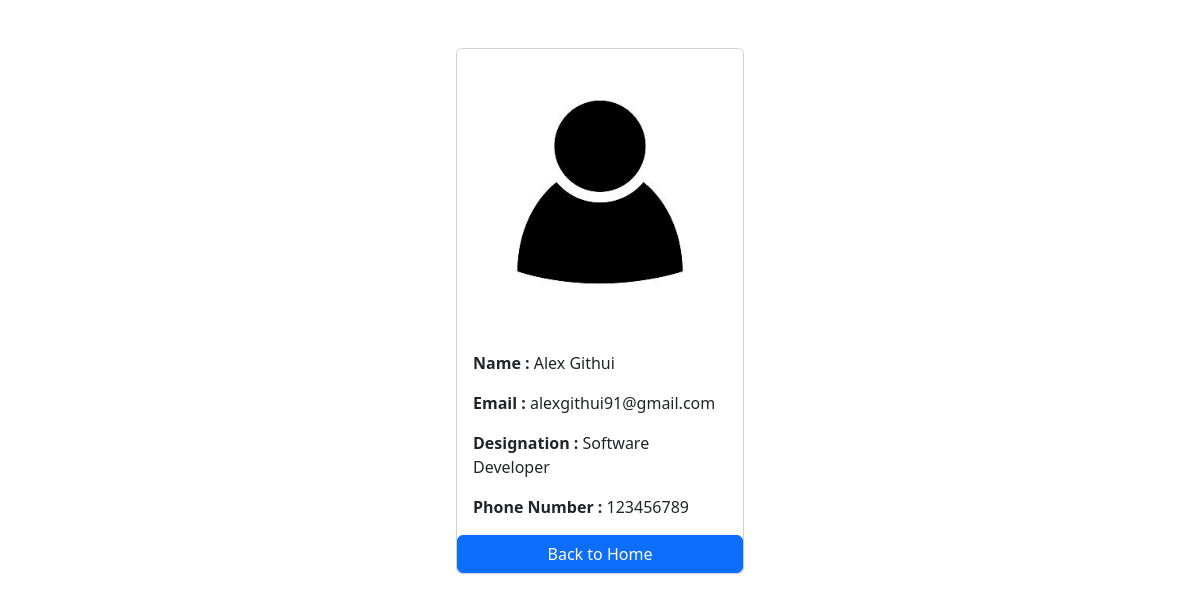
Screenshot of /employees/profile/1/ with the database file from the repository.
### employees/models.py (models this page shows)
class Employee(models.Model):
    first_name = models.CharField(max_length=100)
    last_name = models.CharField(max_length=100)
    photo = models.ImageField(upload_to="images")
    designation = models.CharField(max_length=100)
    email_address = models.EmailField(max_length=100, unique=True)
    phone_number = models.CharField(max_length=15, blank=True)
    created_date = models.DateTimeField(auto_now_add=True)
    updated_at = models.DateTimeField(auto_now=True)
    def __str__(self):
        return f"{self.first_name} {self.last_name}"

### employees/views.py (the view)
# urls.py: path("profile/<int:id>/", views.employee_detail, name="employee_detail"),
def employee_detail(request, id):
    employee = get_object_or_404(Employee, pk=id)
    context = {
        "employee": employee,
    }
    return render(request, "employee_detail.html", context)

### templates/employee_detail.html (shortened to what this page needs)
{% load static %}
<!DOCTYPE html>
<html lang="en">
<head>
    <link href="https://cdn.jsdelivr.net/npm/bootstrap@5.3.2/dist/css/bootstrap.min.css" rel="stylesheet">
    <link rel="stylesheet" href="{% static 'css/style.css' %}">
</head>
<body>
    <div class="container pt-5">
        <div class="card mx-auto" style="width: 18rem;">
            <img class="card-img-top" src="{{ employee.photo.url }}" alt="Employee Photo">
            <div class="card-body">
              <p class="card-text"><strong>Name : </strong>{{ employee }}</p>
              <p class="card-text"><strong>Email : </strong>{{ employee.email_address }}</p>
              <p class="card-text"><strong>Designation : </strong>{{ employee.designation }}</p>
              <p class="card-text"><strong>Phone Number : </strong>{{ employee.phone_number }}</p>
            </div>
            <a href="{% url 'home' %}" class="btn btn-primary">Back to Home</a>
          </div>
    </div>
</body>
</html>

### rows the page displays
Employee: photo (picture), first_name+last_name "Alex Githui", email_address "alexgithui91@gmail.com", designation "Software Developer", phone_number "123456789"
